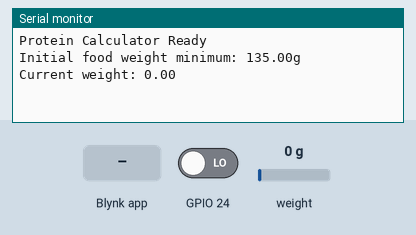
The sketch below on a simulated ESP8266 (NodeMCU). Parts: the last lines printed to the serial monitor. The inputs (shaded band) are chosen by the test bench; at power-on: weight on the scale 0 g, GPIO 24 LOW. WiFi joins after 1.5 s; servers stay silent unless stated.

Above: at 4.0 s.
4.1 s: Blynk app writes 1 to V1
At 5.3 s:
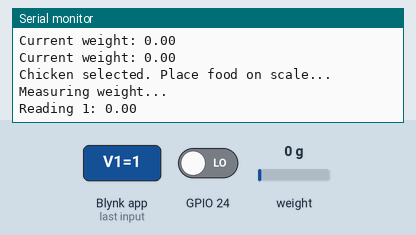
5.8 s: weight on the scale set to 100 g
At 7.3 s:
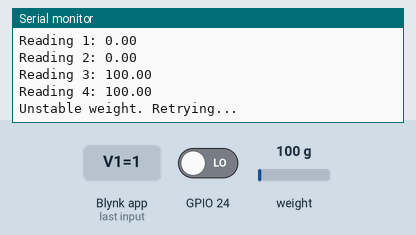
9.8 s: Blynk app writes 200 to V1
At 10.2 s:
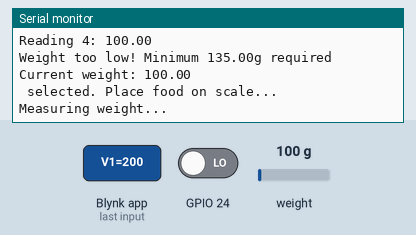
11.3 s: weight on the scale set to 1250 g
At 15.2 s:
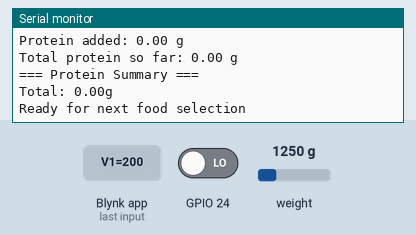
15.3 s: Blynk app writes 1 to V1
At 16.0 s:
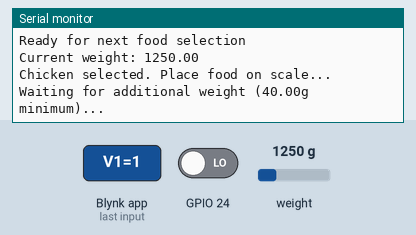
16.9 s: weight on the scale set to 2500 g
At 20.0 s:
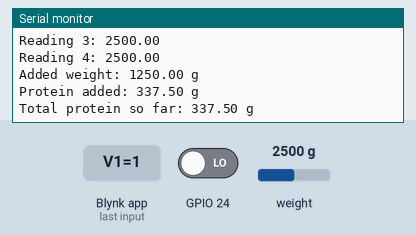
Timing chart, 0 to 21.5 s (numbered marks = the images above; inputs shaded):
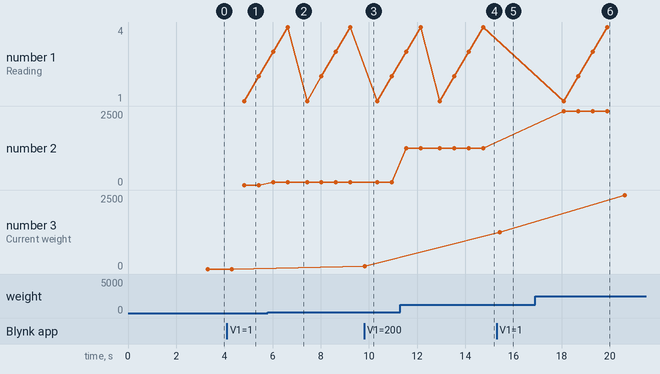

The sketch:

blynk_code.ino
```cpp
// Blynk Template Configuration - MUST be before BlynkSimpleEsp8266.h
#define BLYNK_TEMPLATE_ID "TMPL3CUJkV4Zb"
#define BLYNK_TEMPLATE_NAME "protein calculator"
#define BLYNK_AUTH_TOKEN "0jAzJDLli4_P4YIEnBA641z_eB_CDUt2"


#include <ESP8266WiFi.h>
#include <BlynkSimpleEsp8266.h>
#include "HX711.h"


// HX711 Pins
#define DOUT  4  // D2 on ESP8266
#define CLK   5  // D1 on ESP8266
HX711 scale(DOUT, CLK);

// Configuration Thresholds
const float MIN_INITIAL_WEIGHT = 135.0;
const float MIN_ADDED_WEIGHT   = 40.0;
const int   STABLE_TOLERANCE   = 5;

// WiFi Credentials
char ssid[] = "Abhyud4G_EXT";
char pass[] = "Abhi1206";

// Global Variables
float calibration_factor = 317.27;
float prev_weight = 0.0;
float total_protein = 0.0;
bool first_food_added = false;
int current_food = 0;

// Food Database
struct FoodInfo {
  int id;
  const char* name;
  float protein_per_100g;
  float total_weight;
  float total_protein;
};

FoodInfo foodDB[] = {
  {1, "Chicken", 27.0, 0, 0},
  {2, "Egg", 13.0, 0, 0},
  {3, "Rice", 2.7, 0, 0},
  {4, "Broccoli", 2.8, 0, 0},
  {5, "Show Summary", 0, 0, 0} // Special entry for summary
};

void showSummary() {
  String summary = "=== Protein Summary ===\n";
  for (int i = 0; i < sizeof(foodDB)/sizeof(FoodInfo)-1; i++) {
    if (foodDB[i].total_weight > 0) {
      summary += String(foodDB[i].name) + ": " +
                String(foodDB[i].total_weight) + "g | " +
                String(foodDB[i].total_protein) + "g\n";
    }
  }
  summary += "Total: " + String(total_protein) + "g";

  Blynk.virtualWrite(V2, summary);
  Serial.println(summary);
}

float waitForStableWeight() {
  const int num_readings = 4;
  float readings[num_readings];

  Serial.println("Measuring weight...");

  while (true) {
    for (int i = 0; i < num_readings; i++) {
      readings[i] = scale.get_units(5);
      if (readings[i] < 0) readings[i] = 0;
      Serial.print("Reading ");
      Serial.print(i+1);
      Serial.print(": ");
      Serial.println(readings[i]);
      delay(100);
    }

    float base = readings[0];
    bool within_range = true;

    for (int i = 1; i < num_readings; i++) {
      if (abs(readings[i] - base) > STABLE_TOLERANCE) {
        within_range = false;
        break;
      }
    }

    if (within_range) {
      return readings[num_readings-1];
    }
    Serial.println("Unstable weight. Retrying...");
    delay(200);
  }
}

BLYNK_WRITE(V1) {
  int selection = param.asInt();

  if (selection == 5) { // Show Summary selected
    showSummary();
    return;
  }

  // Regular food selection (1-4)
  current_food = selection-1;
  Serial.print(foodDB[current_food].name);
  Serial.println(" selected. Place food on scale...");

  if (first_food_added) {
    Serial.print("Waiting for additional weight (");
    Serial.print(MIN_ADDED_WEIGHT);
    Serial.println("g minimum)...");
    while (true) {
      float current = scale.get_units(5);
      if (current < 0) current = 0;
      if (current >= prev_weight + MIN_ADDED_WEIGHT) break;
      delay(300);
    }
  }

  float stable_weight = waitForStableWeight();

  if (!first_food_added && stable_weight < MIN_INITIAL_WEIGHT) {
    Serial.print("Weight too low! Minimum ");
    Serial.print(MIN_INITIAL_WEIGHT);
    Serial.println("g required");
    return;
  }

  float added_weight = first_food_added ? (stable_weight - prev_weight) : stable_weight;

  if (added_weight <= 0) {
    Serial.println("No additional weight detected");
    return;
  }

  prev_weight = stable_weight;
  float added_protein = (added_weight * foodDB[current_food].protein_per_100g) / 100.0;

  total_protein += added_protein;
  foodDB[current_food].total_weight += added_weight;
  foodDB[current_food].total_protein += added_protein;
  first_food_added = true;

  Serial.print("Added weight: ");
  Serial.print(added_weight);
  Serial.println(" g");
  Serial.print("Protein added: ");
  Serial.print(added_protein);
  Serial.println(" g");
  Serial.print("Total protein so far: ");
  Serial.print(total_protein);
  Serial.println(" g");

  showSummary();
  Serial.println("Ready for next food selection");
}

void setup() {
  Serial.begin(9600);
  Blynk.begin(BLYNK_AUTH_TOKEN, ssid, pass);

  scale.set_scale(calibration_factor);
  scale.tare();

  Serial.println("\nProtein Calculator Ready");
  Serial.print("Initial food weight minimum: ");
  Serial.print(MIN_INITIAL_WEIGHT);
  Serial.println("g");

  Blynk.virtualWrite(V2, "No foods added yet");
}

void loop() {
  Blynk.run();

  static unsigned long lastUpdate = 0;
  if (millis() - lastUpdate > 1000) {
    lastUpdate = millis();
    float current = scale.get_units(5);
    if (current < 0) current = 0;
    Serial.print("Current weight: ");
    Serial.println(current);
  }
}
```

Measured:
- after the input at 4.1 s, the serial monitor: prints a new line after 0.21 s (image 1)
- after the input at 5.8 s, the serial monitor: prints a new line after 0.23 s (image 2)
- after the input at 9.8 s, the serial monitor: prints a new line at once (image 3)
- after the input at 11.3 s, the serial monitor: prints a new line after 0.25 s (image 4)
- after the input at 15.3 s, the serial monitor: prints a new line after 0.14 s (image 5)
- after the input at 16.9 s, the serial monitor: prints a new line after 0.69 s (image 6)
- plotted number 2: 0 → 100 after the input at 5.8 s, 100 → 1250 after the input at 11.3 s, 1250 → 2500 after the input at 16.9 s
- plotted number 3: 1250 → 2500 after the input at 16.9 s
